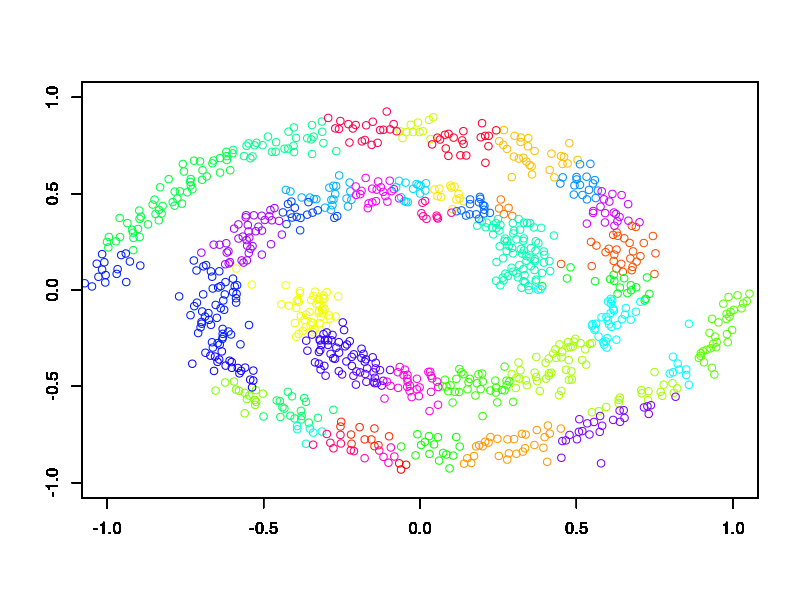

Write the R code that produced this figure.
#Universidade Federal de Minas Gerais
#Introducao ao Reconhecimento de Padroes
#Nikolas Dias Magalhaes Fantoni
#AULA 8 - K medias 2
#2019/2

#Limpando o ambiente
rm(list=ls())

#Adicionando biblioteca
library('mlbench')

#Funcao de distancia euclidiana
eucdist <- function(x,y){
  sqrt(sum((x-y)^2))
}

#Criando dados
nc <- 1000
X<-mlbench.spirals(nc,cycles=1, sd=0.05)
classes <- 2

#Definindo constantes do teste
errado <- 5
k<-4

while (errado > 2 && k < 40){
  errado <- 0
  k <- k+1
  
  #Inicializando variaveis
  iseq <- sample(length(X$x[,1]), k)
  centroid <- X$x[iseq,]
  oldc <- centroid+1
  distnow <- NULL
  distancia <- NULL
  iteracao <- 0
  minimos <- NULL
  newc<-NULL
  classe <- list()
  
  #Algoritmo k-means
  while(all.equal(newc, centroid) != TRUE){
    iteracao <- iteracao+1
    if (iteracao == 100) break
    for (i in 1:length(X$x[,1])){
      for (j in 1:k){
        distnow[j] <- eucdist(X$x[i,],centroid[j,])
      }
      distancia <- rbind(distancia,distnow)
    }
    
    for (i in 1:(nc)){
      minimos[i] <- which(distancia[i,] == min(distancia[i,]))
    }
    
    newc <- centroid
    for (i in 1:k){
      pos <- NULL
      pos <- which(minimos == i)
      if (!is.null(pos)){
        for (j in 1:length(X$x[1,])){
          centroid[i,j] <- mean(X$x[pos,j])
        }
      } else {
        centroid[i] <- X$x[sample(1:length(X$x[,1]),1),]
      }
    }
  }
  
  pronto <- cbind(X$x,minimos)
  
  classe <- list()
  cores <- rainbow(k)
  for (i in 1:k){
    classe[[i]] <- pronto[which(pronto[,3] == i),] 
  }
  
  pronto <- cbind(pronto, X$classes)
  
for (i in 1:k){
  newseq <- which(pronto[,3]==i)
  media <- mean(pronto[newseq,4])
  cat("media: ",media,",era pra dar: ", as.numeric(X$classes[newseq[1]]), "\n")
  if (media > pronto[newseq[1],4]*1.05 || media < pronto[newseq[1],4]*0.95) errado <- errado + 1
}
  cat("k = ", k,"e errados:",errado, "\n\n\n")
}
  for (i in 1:k){
    plot(classe[[i]][,1], classe[[i]][,2], col=cores[i],  xlim = c(-1,1),ylim = c(-1,1),
         xlab = '' ,ylab= '' )
    par(new="T")
  }
par(new="F")